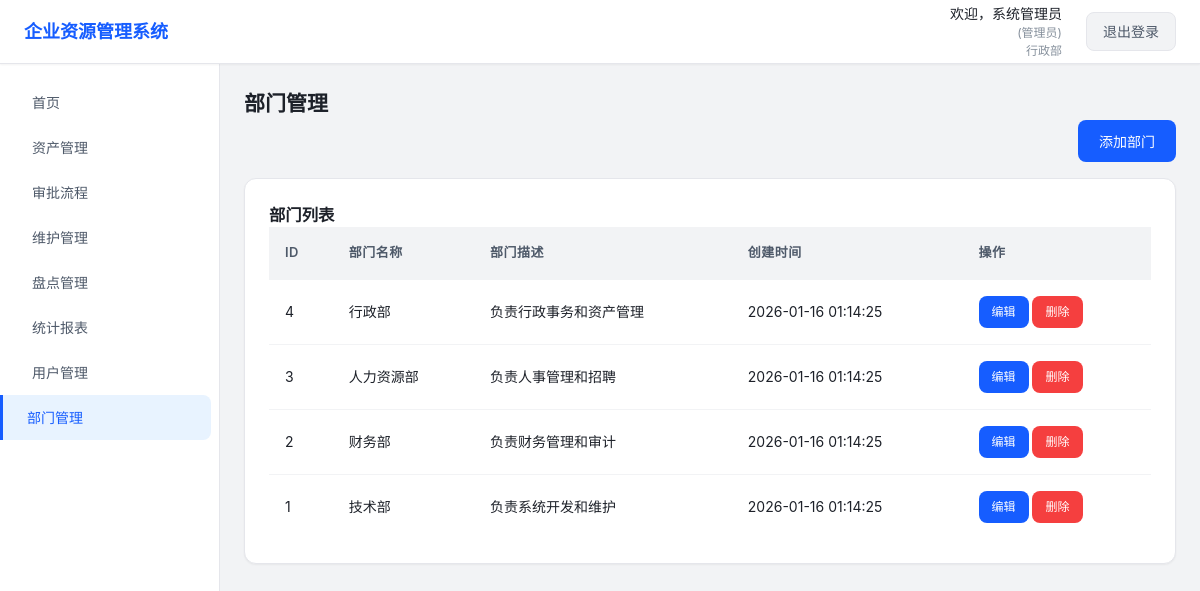
Screenshot of /departments.php (signed in) with the database file from the repository.
### tables this page shows
CREATE TABLE IF NOT EXISTS `departments` (
  `id` INT AUTO_INCREMENT PRIMARY KEY,
  `name` VARCHAR(100) NOT NULL,
  `description` TEXT,
  `created_at` TIMESTAMP DEFAULT CURRENT_TIMESTAMP,
  `updated_at` TIMESTAMP DEFAULT CURRENT_TIMESTAMP ON UPDATE CURRENT_TIMESTAMP
);

### config/db.php (called while the page is built, shortened)
<?php
$servername = "localhost";
$username = "test";
$password = "123456";
$dbname = "php_wish";
$conn = new mysqli($servername, $username, $password, $dbname);
$conn->set_charset("utf8mb4");
function execute_query($sql, $params = []) {
    global $conn;
    $stmt = $conn->prepare($sql);
    if (!empty($params)) {
        $types = str_repeat("s", count($params));
        $stmt->bind_param($types, ...$params);
    }
    $result = $stmt->execute();
    if (strtolower(substr(trim($sql), 0, 6)) === "select") {
        $result_set = $stmt->get_result();
        $rows = [];
        while ($row = $result_set->fetch_assoc()) {
            $rows[] = $row;
        }
        return $rows;
    }
    $affected_rows = $stmt->affected_rows;
    return ["affected_rows" => $affected_rows];
}
?>

### departments.php (the view, shortened to what this page needs)
<?php
require_once 'config/db.php';
$name = $_SESSION['name'];
$role = $_SESSION['role'];
$department_id = $_SESSION['department_id'];
$dept_sql = "SELECT name FROM departments WHERE id = ?";
$dept_result = execute_query($dept_sql, [$department_id]);
$department_name = $dept_result[0]['name'] ?? '未知部门';
$departments_sql = "SELECT * FROM departments ORDER BY id DESC";
$departments = execute_query($departments_sql);
?>
<!DOCTYPE html>
<html lang="zh-CN">
<head>
    <link rel="stylesheet" href="assets/css/style.css">
</head>
<body>
    <div class="container">
        <header class="header">
            <div class="header-left">
                <h1>企业资源管理系统</h1>
            </div>
            <div class="header-right">
                <div class="user-info">
                    <span class="user-name">欢迎，<?php echo $name; ?></span>
                    <span class="role">(<?php echo $role === 'admin' ? '管理员' : ($role === 'manager' ? '部门经理' : '员工'); ?>)</span>
                    <span class="department"><?php echo $department_name; ?></span>
                </div>
                <a href="logout.php" class="logout-btn">退出登录</a>
            </div>
        </header>
        <div class="main-container">
            <nav class="sidebar">
                <ul>
                    <li><a href="index.php">首页</a></li>
                    <li><a href="assets.php">资产管理</a></li>
                    <li><a href="approval.php">审批流程</a></li>
                    <li><a href="maintenance.php">维护管理</a></li>
                    <li><a href="inventory.php">盘点管理</a></li>
                    <?php if ($role === 'admin' || $role === 'manager'): ?>
                        <li><a href="reports.php">统计报表</a></li>
                        <li><a href="users.php">用户管理</a></li>
                    <?php endif; ?>
                    <?php if ($role === 'admin'): ?>
                        <li><a href="departments.php" class="active">部门管理</a></li>
                    <?php endif; ?>
                </ul>
            </nav>
            <main class="main-content">
            <h2>部门管理</h2>
            <div style="margin-bottom: 16px; display: flex; justify-content: flex-end;">
                <button class="btn btn-primary" data-modal="department-modal">添加部门</button>
            </div>
            <div class="activity-section">
                <h3>部门列表</h3>
                <table class="activity-table">
                    <thead>
                        <tr>
                            <th>ID</th>
                            <th>部门名称</th>
                            <th>部门描述</th>
                            <th>创建时间</th>
                            <th>操作</th>
                        </tr>
                    </thead>
                    <tbody>
                        <?php if (!empty($departments)): ?>
                            <?php foreach ($departments as $department): ?>
                                <tr>
                                    <td><?php echo $department['id']; ?></td>
                                    <td><?php echo $department['name']; ?></td>
                                    <td><?php echo $department['description']; ?></td>
                                    <td><?php echo $department['created_at']; ?></td>
                                    <td>
                                        <a href="departments.php?edit=<?php echo $department['id']; ?>" class="btn btn-sm btn-primary">编辑</a>
                                        <a href="departments.php?delete=<?php echo $department['id']; ?>" class="btn btn-sm btn-danger" onclick="return confirm('确定要删除此部门吗？');">删除</a>
                                    </td>
                                </tr>
                            <?php endforeach; ?>
                        <?php else: ?>
                            <tr>
                                <td colspan="5" class="no-data">暂无部门</td>
                            </tr>
                        <?php endif; ?>
                    </tbody>
                </table>
            </div>
        </main>
        </div>
    </div>
</body>
</html>

### assets/css/style.css (style rules this page uses)
:root { --primary-color: #165DFF; --primary-light: #E8F3FF; --primary-dark: #0E42B8; --success-color: #00B42A; --warning-color: #FF7D00; --danger-color: #F53F3F; --info-color: #86909C; --text-primary: #1D2129; --text-secondary: #4E5969; --text-tertiary: #86909C; --bg-light: #F2F3F5; --bg-white: #FFFFFF; --border-color: #E5E6EB; --border-light: #F2F3F5; --shadow-sm: 0 1px 2px rgba(0, 0, 0, 0.05); --shadow-md: 0 4px 6px -1px rgba(0, 0, 0, 0.1), 0 2px 4px -1px rgba(0, 0, 0, 0.06); --shadow-lg: 0 10px 15px -3px rgba(0, 0, 0, 0.1), 0 4px 6px -2px rgba(0, 0, 0, 0.05); --transition: all 0.3s ease; --radius-sm: 4px; --radius-md: 8px; --radius-lg: 12px; }
* { margin: 0; padding: 0; box-sizing: border-box; }
body { font-family: -apple-system, BlinkMacSystemFont, 'Segoe UI', Roboto, 'Helvetica Neue', Arial, sans-serif; background-color: var(--bg-light); color: var(--text-primary); line-height: 1.5; font-size: 14px; display: flex; justify-content: center; }
.container { display: flex; flex-direction: column; min-height: 100vh; background-color: var(--bg-light); width: 100%; max-width: 1200px; }
.header { display: flex; justify-content: space-between; align-items: center; background-color: var(--bg-white); color: var(--text-primary); padding: 0 24px; height: 64px; box-shadow: var(--shadow-sm); border-bottom: 1px solid var(--border-color); position: sticky; top: 0; z-index: 100; }
.header-left h1 { font-size: 18px; font-weight: 600; color: var(--primary-color); }
.header-right { display: flex; align-items: center; gap: 24px; }
.user-info { display: flex; flex-direction: column; align-items: flex-end; }
.user-info .user-name { font-weight: 500; color: var(--text-primary); font-size: 14px; }
.user-info .role, .user-info .department { font-size: 12px; color: var(--text-tertiary); }
.logout-btn { background-color: var(--bg-light); color: var(--text-secondary); padding: 8px 16px; border-radius: var(--radius-md); text-decoration: none; font-size: 14px; font-weight: 500; transition: var(--transition); border: 1px solid var(--border-color); }
.main-container { display: flex; min-height: calc(100vh - 64px); }
.sidebar { width: 220px; background-color: var(--bg-white); color: var(--text-primary); min-height: calc(100vh - 64px); border-right: 1px solid var(--border-color); transition: var(--transition); flex-shrink: 0; }
.sidebar ul { list-style: none; padding: 16px 0; }
.sidebar ul li a { display: flex; align-items: center; padding: 12px 24px; color: var(--text-secondary); text-decoration: none; border-radius: 0 var(--radius-md) var(--radius-md) 0; margin: 0 8px; transition: var(--transition); font-size: 14px; font-weight: 400; }
.sidebar ul li a.active { background-color: var(--primary-light); color: var(--primary-color); font-weight: 500; border-left: 3px solid var(--primary-color); margin-left: 0; }
.main-content { flex: 1; padding: 24px; min-height: calc(100vh - 64px); background-color: var(--bg-light); transition: var(--transition); }
.activity-section { background-color: var(--bg-white); padding: 24px; border-radius: var(--radius-lg); box-shadow: var(--shadow-sm); border: 1px solid var(--border-color); }
.activity-table { width: 100%; border-collapse: collapse; font-size: 14px; }
.activity-table th, .activity-table td { padding: 16px; text-align: left; border-bottom: 1px solid var(--border-light); }
.activity-table th { background-color: var(--bg-light); font-weight: 600; color: var(--text-secondary); font-size: 13px; text-transform: uppercase; letter-spacing: 0.5px; }
.activity-table tr:last-child td { border-bottom: none; }
.btn { padding: 10px 20px; border: 1px solid transparent; border-radius: var(--radius-md); font-size: 14px; font-weight: 500; cursor: pointer; transition: var(--transition); text-decoration: none; display: inline-flex; align-items: center; gap: 6px; justify-content: center; white-space: nowrap; }
.btn-primary { background-color: var(--primary-color); color: white; }
.btn-danger { background-color: var(--danger-color); color: white; }
.btn-sm { padding: 6px 12px; font-size: 12px; }

### rows the page displays
departments: name "行政部", id "4", description "负责行政事务和资产管理", created_at "2026-01-16 01:14:25"
departments: id "3", name "人力资源部", description "负责人事管理和招聘", created_at "2026-01-16 01:14:25"
departments: id "2", name "财务部", description "负责财务管理和审计", created_at "2026-01-16 01:14:25"
departments: id "1", name "技术部", description "负责系统开发和维护", created_at "2026-01-16 01:14:25"

### other values shown
$name "系统管理员"
